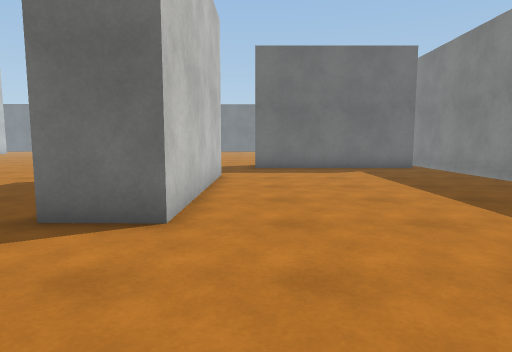
[1] (above)

24 first-person views from a walk through a Unity game level. The camera is 1.2 m above the floor, tilts 6° down and sees 75° across. The floor is counted in squares, 1 m on a side. Each view is taken from the middle of a square. On the plan, view 1 faces up. The plan holds only what a view shows up to about 14 squares ahead; the rest is blank. The place goes on beyond the plan. Surface patterns are stand-ins for the level's own textures.

[2]
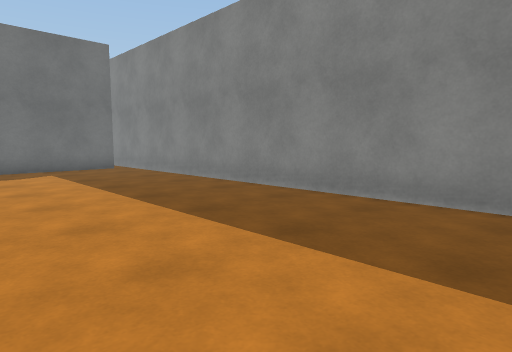

[3]
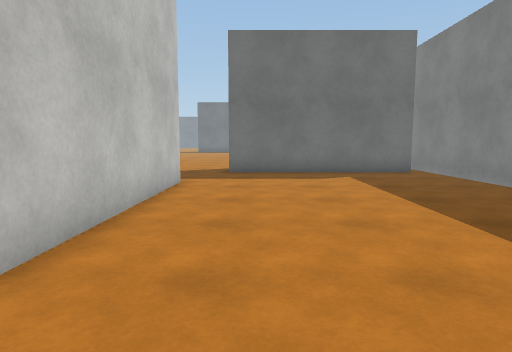

[4]
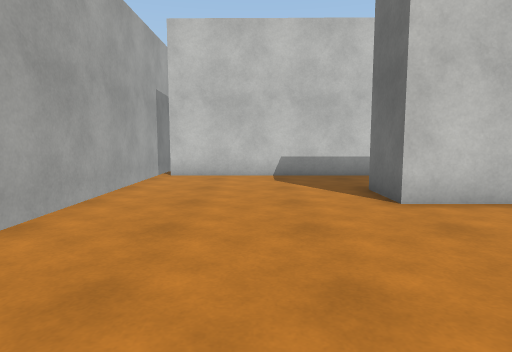

[5]
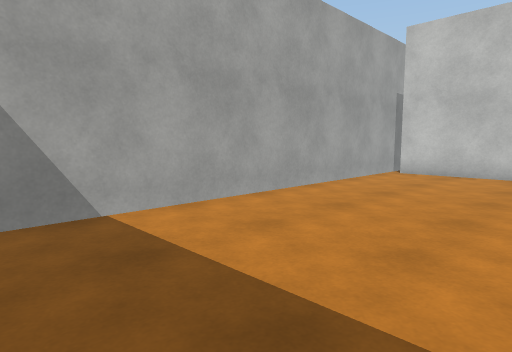

[6]
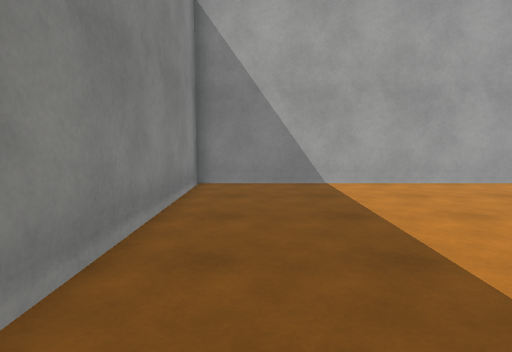

[7]
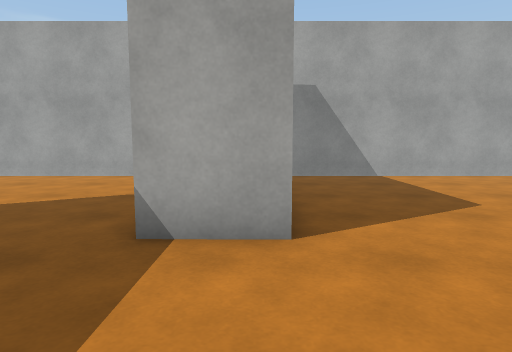

[8]
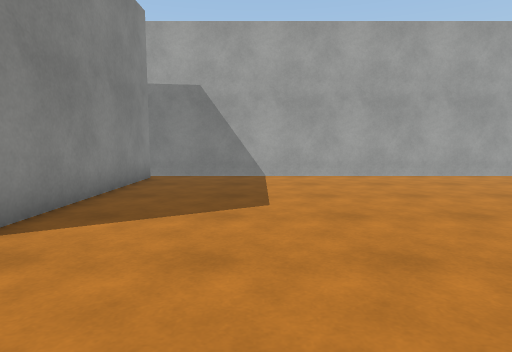

[9]
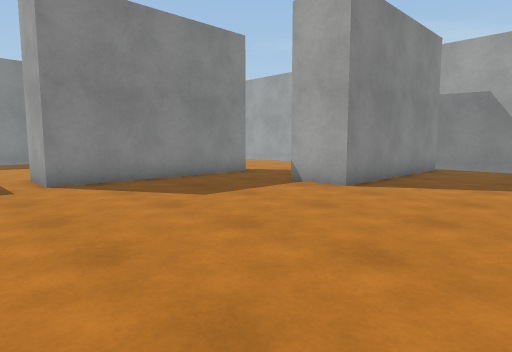

[10]
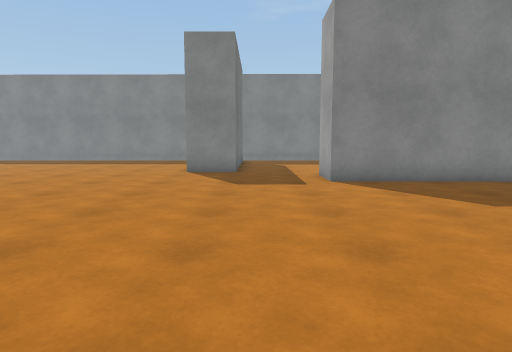

[11]
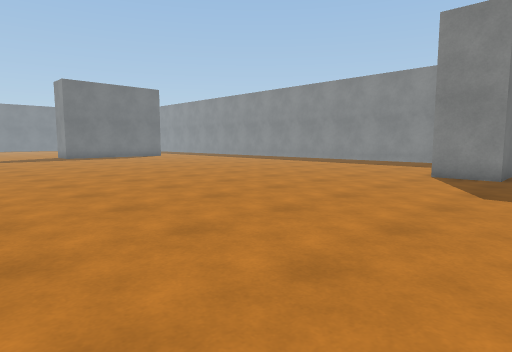

[12]
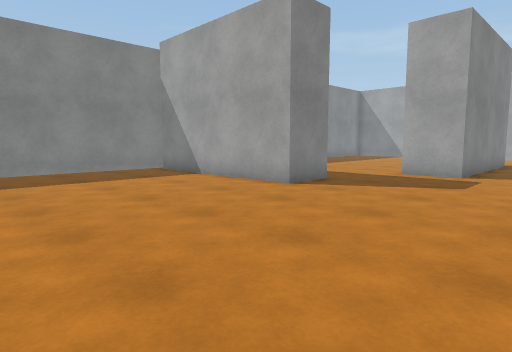

[13]
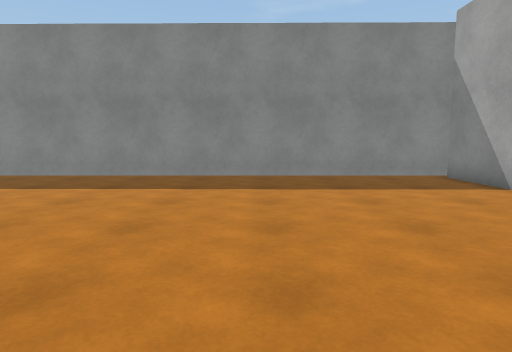

[14]
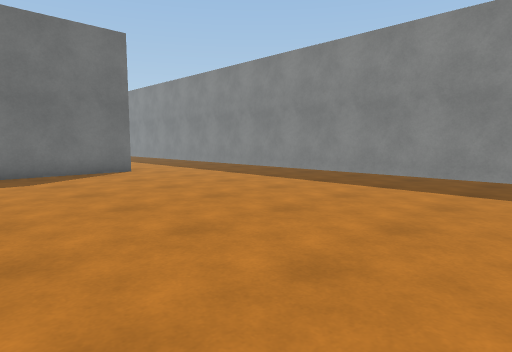

[15]
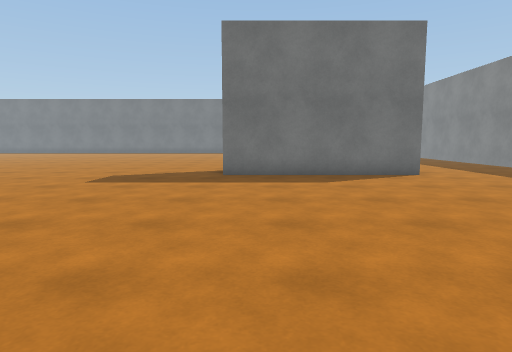

[16]
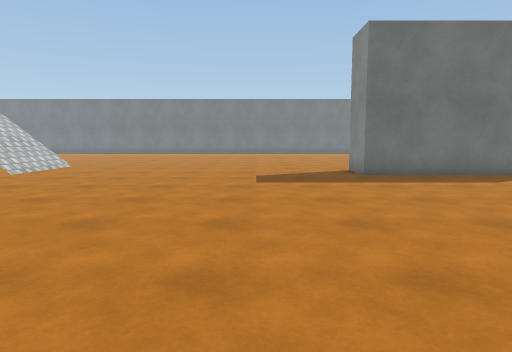

[17]
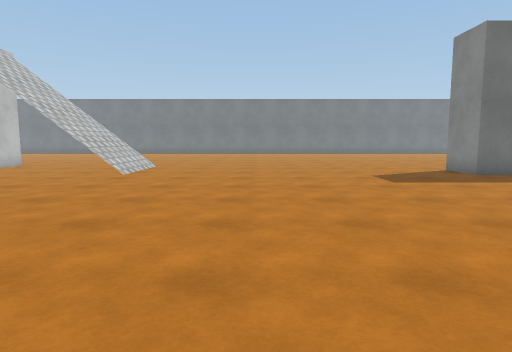

[18]
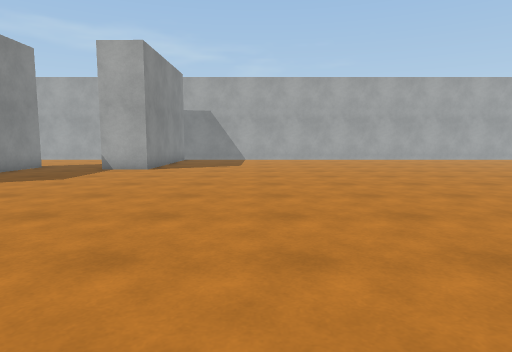

[19]
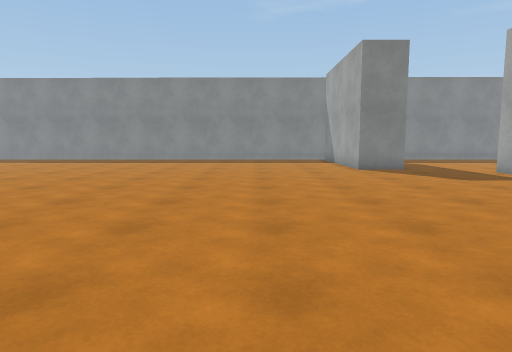

[20]
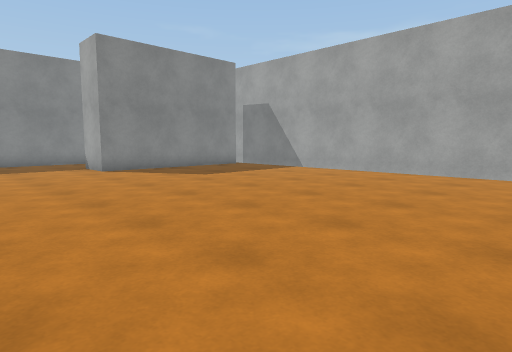

[21]
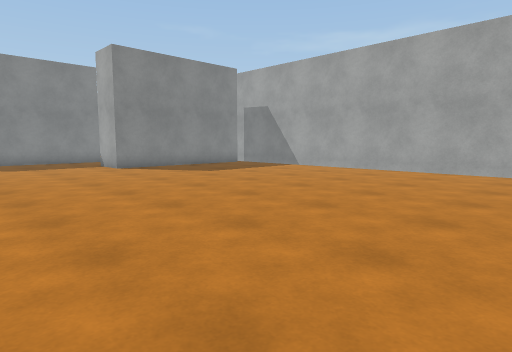

[22]
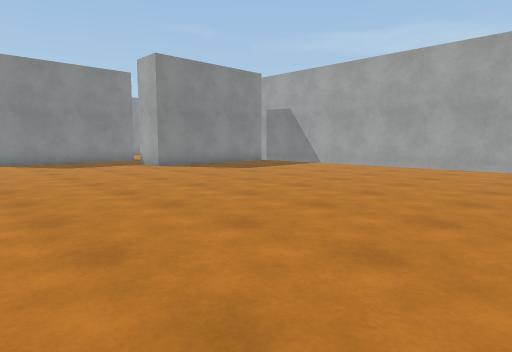

[23]
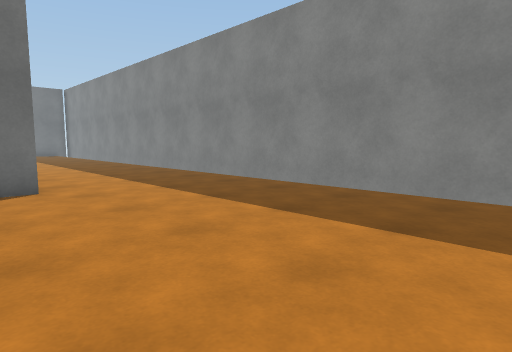

[24]
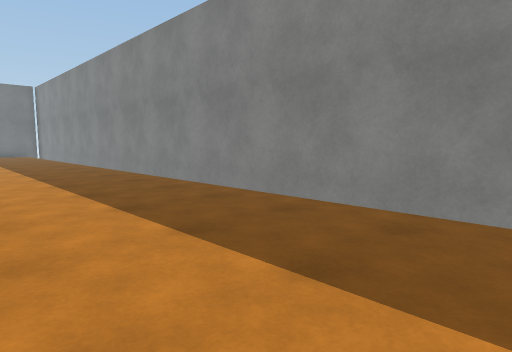

### Floor plan
Points are (right, up) in squares from view 1. A wall is a line through its corners. A room is listed if a view was taken in it or the views show most of it. See-through windows are left out.
Room 1 (views 1, 2, 3, 4, 5, 6)
walls: (-1.2, 11.8) (-1.3, 4.8) (-3.2, 4.8) (-3.2, 6.5); (-6.5, 6) (-6.6, -1.1); (7, 14.8) (0, 14.8); (-7.4, -1.9) (7.8, -1.9) (8, 16.1)
ways out: opening at (-5, 7) to room 2; opening at (-0.7, 13) to room 2
Room 2 (views 7, 8, 9, 10, 11, 12, 13, 14, 15, 16, 17, 18, 19, 20, 21, 22, 23, 24)
walls: (0, 14.8) (0, 16.7) (7, 16.7); (-3.2, 6.5) (-3.1, 11.8) (-1.2, 11.8); (1.9, 37.8) (-5.2, 37.8) (-5.2, 39.8); (8, 16.1) (8.3, 42.8); (-8.5, -1) (-8.4, 6) (-6.5, 6); (-21.2, -1.9) (-7.4, -1.9)
ways out: opening at (-5, 7) to room 1; opening at (-0.7, 13) to room 1

Where each view was taken, in squares from view 1:
view 1: 0 up, 0 right, facing up
view 2: 0 up, 1 right, facing up-right
view 3: 2 up, 1 right, facing up
view 4: 2 up, 5 right, facing left
view 5: 4 up, 6 right, facing down-left
view 6: 8 up, 6 right, facing down
view 7: 10 up, 8 left, facing down
view 8: 10 up, 12 left, facing down
view 9: 14 up, 13 left, facing down-right
view 10: 14 up, 13 left, facing right
view 11: 13 up, 12 left, facing up-right
view 12: 24 up, 6 left, facing down-right
view 13: 23 up, 4 left, facing right
view 14: 25 up, 4 left, facing up-right
view 15: 26 up, 4 left, facing up
view 16: 26 up, 9 left, facing up
view 17: 26 up, 13 left, facing up
view 18: 20 up, 13 left, facing down
view 19: 21 up, 14 left, facing right
view 20: 11 up, 22 left, facing down-right
view 21: 12 up, 23 left, facing down-right
view 22: 14 up, 23 left, facing down-right
view 23: 29 up, 0 right, facing up-right
view 24: 29 up, 2 right, facing up-right
